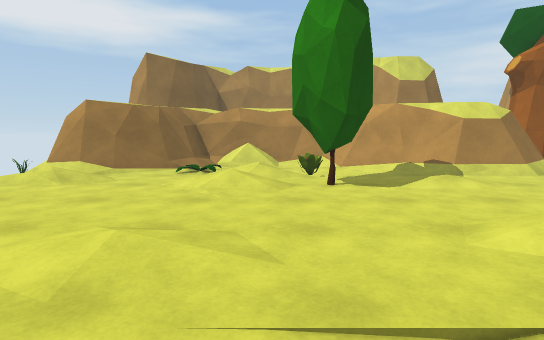
view 1 (above)

18 first-person views from a walk through a Unity game level. The camera is 1.2 m above the floor, tilts 6° down and sees 80° across. The floor is counted in squares, 1 m on a side. Each view is taken from the middle of a square. On the plan, view 1 faces up. The plan holds only what a view shows up to about 14 squares ahead; the rest is blank. The place goes on beyond the plan. The player character is not drawn.

view 2
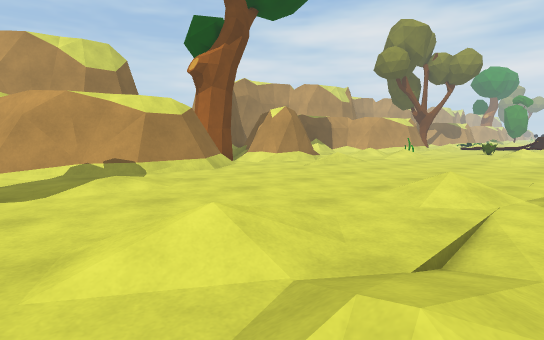

view 3
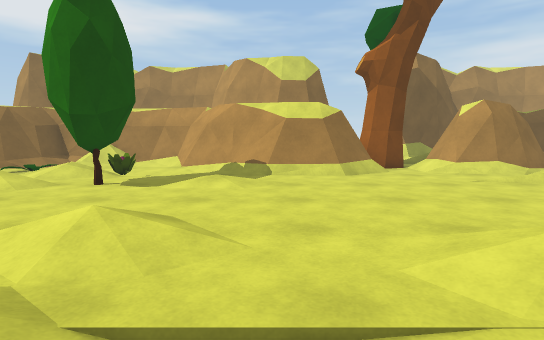

view 4
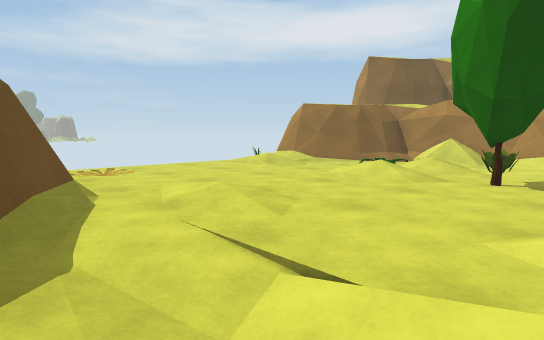

view 5
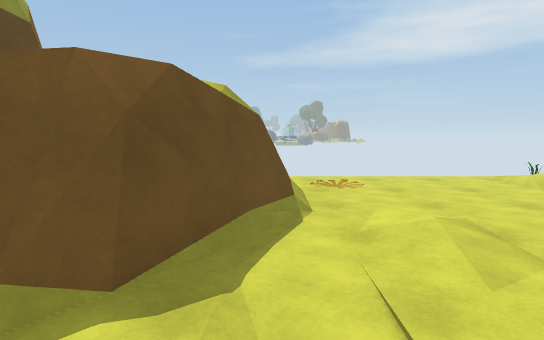

view 6
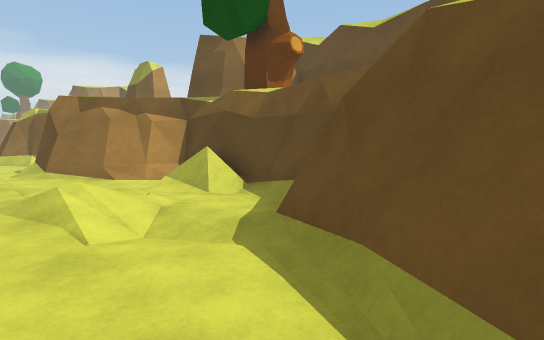

view 7
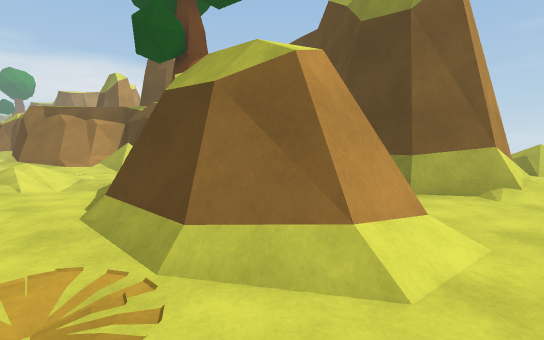

view 8
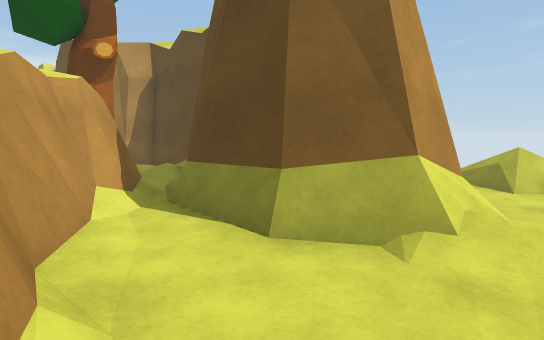

view 9
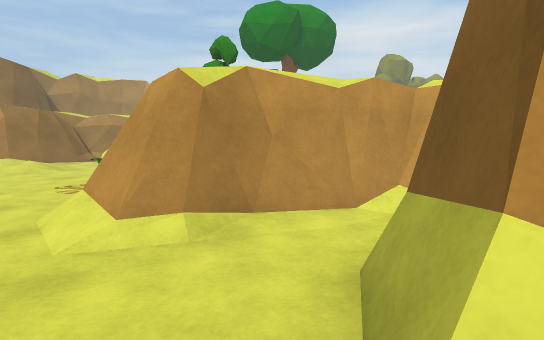

view 10
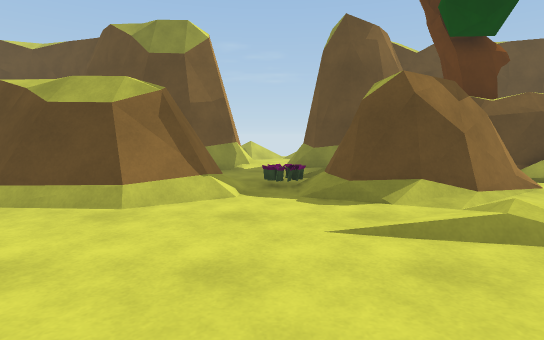

view 11
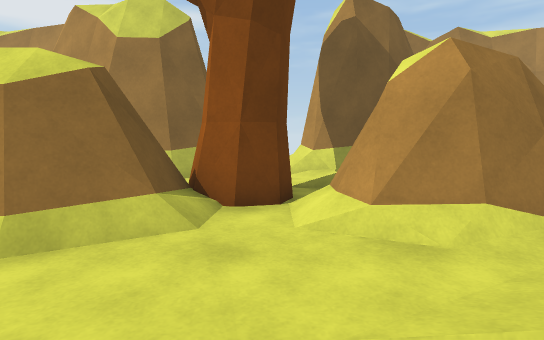

view 12
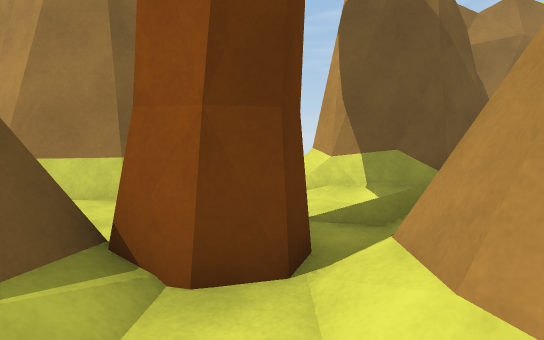

view 13
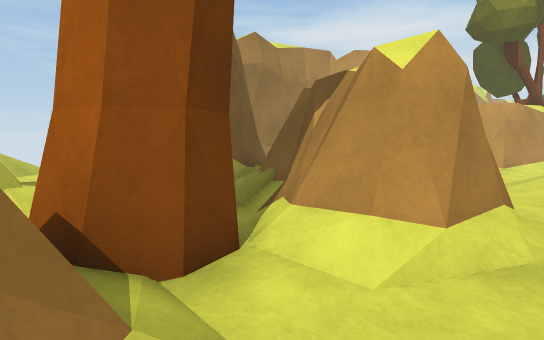

view 14
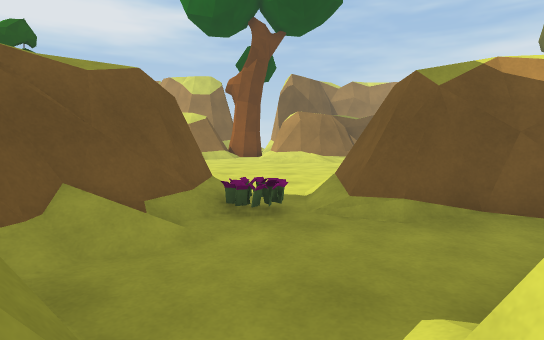

view 15
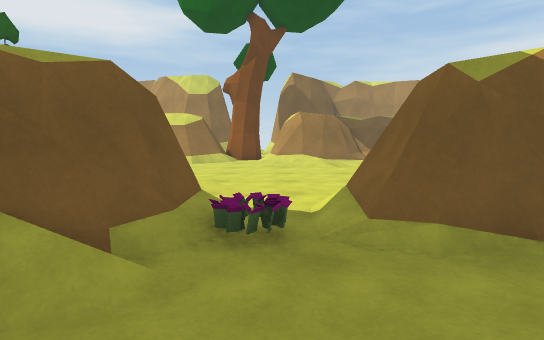

view 16
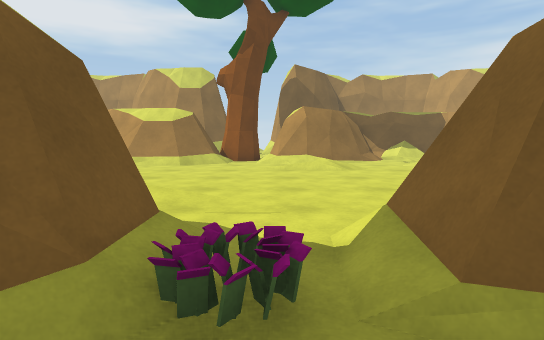

view 17
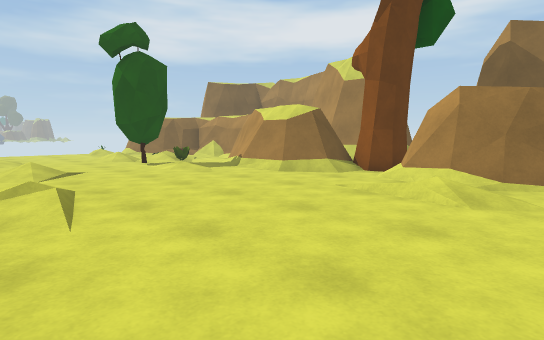

view 18
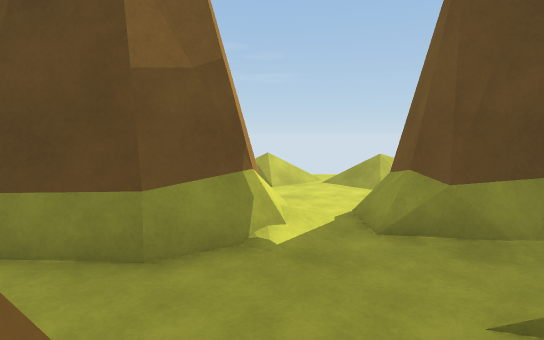

### Floor plan
Key: @ floor where view 1 was taken; # wall or solid block; . main floor; - floor 0.25 m lower than the main floor; / step, stairs or slope; = window, fence, low wall or low ledge; T tree; O other object.
Columns run from 8 left of view 1 to 16 right of it. Each row starts with its distance up from view 1.
 23                   //
 22                   /.
 21                   ..
 20
 19
 18
 17                 ##= ####
 16              =###// ///#
 15                 ..  . ##
 14     ########     . ####
 13     ##///./##    #T#=#
 12 =####O. -./#######/.#####
 11 =###... /////#####/.####.
 10   ...////O....///........
  9 .O//.. /.OO.//......////.
  8 ../...///OO./........./..
  7 ......./..O..............
  6 .........................
  5 ............/............
  4 ......//...///...........
  3 ..O...//....//..///......
  2 ........../////../.......
  1 ./####=..-///./.###/./###
  0 ./######@..////####/./###
 -1 ./#######/.///=####/O=###
 -2 ....############ #//....#
 -3 ......#          #/......
 -4 ..#####          ##...###
 -5 .=#               ##/##
 -6 .##               ##.##
 -7 ..                #...
 -8  .                =...
 -9  ..               /...
-10  //               ////
-11                    ./

Positions as (right, up) in squares from view 1, and headings:
1: (0, 0), facing up
2: (2, 1), facing up-right
3: (6, 0), facing up
4: (3, 0), facing up-left
5: (3, 1), facing left
6: (-3, 3), facing down-right
7: (-8, 3), facing down-right
8: (-8, -1), facing down-right
9: (-8, -5), facing up-right
10: (12, 7), facing down
11: (11, 7), facing up
12: (11, 10), facing up
13: (9, 10), facing up-right
14: (12, -6), facing up
15: (12, -5), facing up
16: (12, -3), facing up
17: (16, 2), facing up-left
18: (13, 0), facing down
